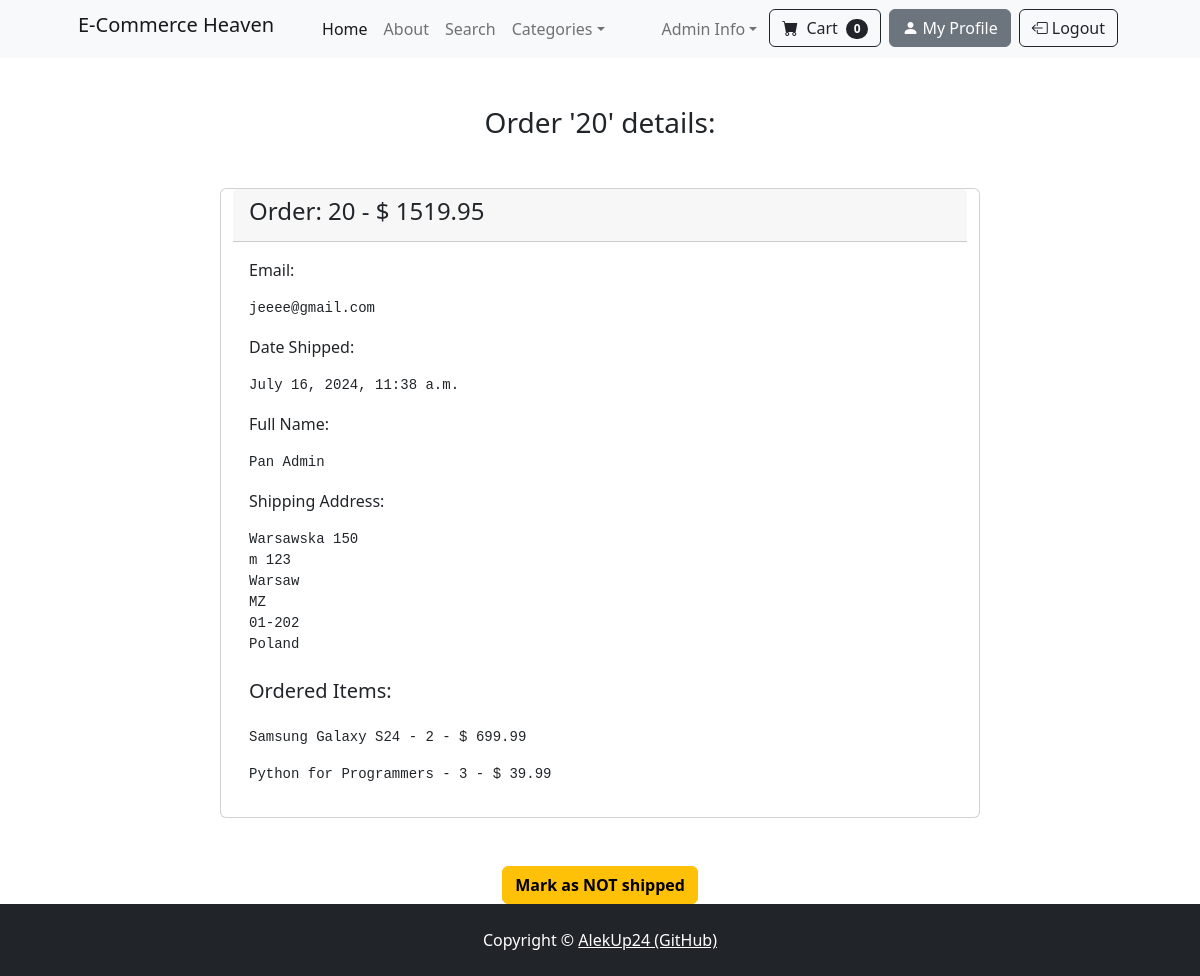
The app's page /payment/orders/20 (signed in) with its own data.
### payment/models.py (models this page shows, shortened)
class Order(models.Model):
	user = models.ForeignKey(User, on_delete=models.CASCADE, null=True, blank=True)
	full_name = models.CharField(max_length=250)
	email = models.EmailField(max_length=250)
	shipping_address = models.TextField(max_length=15000)
	amount_paid = models.DecimalField(max_digits=7, decimal_places=2)
	date_ordered = models.DateTimeField(auto_now_add=True)
	shipped = models.BooleanField(default=False)
	date_shipped = models.DateTimeField(blank=True, null=True)

class OrderItem(models.Model):
	order = models.ForeignKey(Order, on_delete=models.CASCADE, null=True)
	product = models.ForeignKey(Product, on_delete=models.CASCADE, null=True)
	user = models.ForeignKey(User, on_delete=models.CASCADE, null=True, blank=True)
	quantity = models.PositiveBigIntegerField(default=1)
	price = models.DecimalField(max_digits=7, decimal_places=2)

### store/models.py (models this page shows)
class Product(models.Model):
    name        = models.CharField(max_length=100)
    price       = models.DecimalField(default=0, decimal_places=2, max_digits=7)
    category    = models.ForeignKey(Category, on_delete=models.CASCADE, default=1)
    description = models.CharField(max_length=250, default='', blank=True, null=True)
    image       = models.ImageField(upload_to='uploads/product/')
    is_sale     = models.BooleanField(default=False)
    sale_price  = models.DecimalField(default=0, decimal_places=2, max_digits=7)
    def __str__(self):
        return self.name

### payment/views.py (the view, shortened to what this page needs)
# urls.py: path('orders/<int:pk>', views.orders, name='orders'),
def orders(request, pk):
    if request.user.is_authenticated and request.user.is_superuser:
        order = Order.objects.get(id=pk)
        items = OrderItem.objects.filter(order=pk)
        return render(request, 'payment/orders.html', {'order': order, 'items': items })
    else:
            messages.success(request,"You must be logged in and have admin permissions to access that page.")
            return redirect('home')

### cart/cart.py (called while the page is built)
    def __len__(self):
        return len(self.cart)

### cart/context_processors.py (called while the page is built)
def cart(request):
    return {'cart' : Cart(request)}

### payment/templates/payment/orders.html (shortened to what this page needs)
{% extends 'base.html' %}
{% block content %}
    <div class="container">
        <div class="row">
            <center>
            <div class="col-10">
                <h3 class="mt-5 mb-5">Order '{{order.id}}' details:</h3>
            </center>
                    <div class="card col-md-8 offset-md-2">
                        <div class="card-header">
                            <h4>Order: {{order.id}} - $ {{order.amount_paid}}</h4>
                        </div>
                        <div class="card-body">
                                <p class="card-text">Email: <pre>{{order.email}}</pre></p>
                                {% if order.date_shipped %}
                                    <p class="card-text">Date Shipped: <pre>{{order.date_shipped}}</pre></p>
                                {% else %}
                                    <p class="card-text">Date Ordered: <pre>{{order.date_ordered}}</pre></p>
                                {% endif %}
                                <p class="card-text">Full Name: <pre>{{order.full_name}}</pre></p>
                                <p class="card-text">Shipping Address: <pre>{{order.shipping_address}}</pre></p>
                                <h5 class="mt-4 mb-4">Ordered Items:</h5>
                                {% for item in items %}
                                    <pre>{{item.product}} - {{item.quantity}} - $ {{item.price}}</pre>
                                {% endfor %}
                        </div>
                    </div>
            </div>
        </div>
    <div class="container mt-5">
        <div class="row">
            <center>
                <div class="col-10">
                    {% if not order.shipped %}
                        <form method='POST'>
                        {% csrf_token %}
                        <input type='hidden' name='shipping_status' value='true'>
                        <button type='submit' class='btn btn-success'><b>Mark as shipped</b></button>
                    {% else %}
                        <form method='POST'>
                        <button type='submit' class='btn btn-warning'><b>Mark as NOT shipped</b></button>
                    {% endif %}
                    </form>
                </div>
        </div>
    </div>
{% endblock %}

### records on screen
Order: id "20", amount_paid "1519.95", email "jeeee@gmail.com", date_shipped "July 16, 2024, 11:38 a.m.", full_name "Pan Admin", shipping_address "Warsawska 150 m 123 Warsaw MZ 01-202 Poland"
OrderItem: product "Samsung Galaxy S24", quantity "2", price "699.99"
OrderItem: product "Python for Programmers", quantity "3", price "39.99"

### other values on screen
{{ cart|length }} "0"
